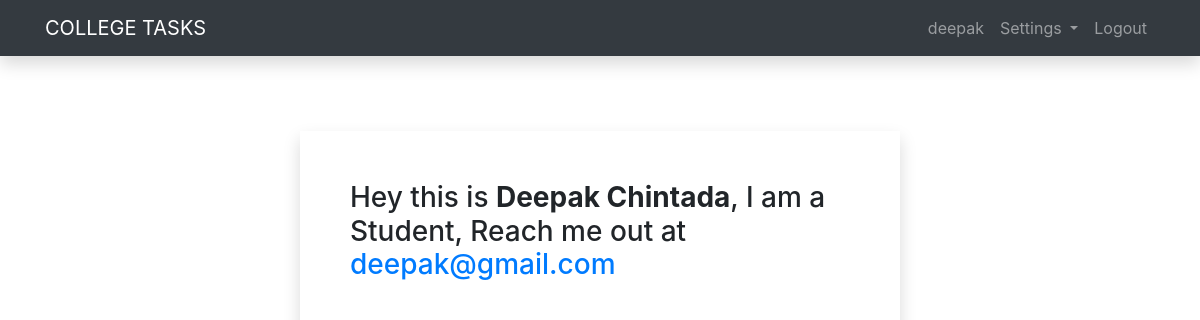
/userProfile (signed in), run on the app's committed database.
### myapp/models.py (models this page shows, shortened)
class Student(models.Model):
	user = models.OneToOneField(User, on_delete = models.CASCADE)
	email = models.EmailField(max_length = 100)
	name = models.CharField(max_length = 50)
	bio = models.CharField(max_length = 200)
	branch = models.CharField(max_length = 20, choices = branches, default = 'CSE')
	year = models.CharField(max_length = 20, choices = yearChoices, default = 'I')
	section = models.CharField(max_length = 20, choices = sectionChoices, default = 'A')

### myapp/views.py (the view)
# urls.py: path('userProfile', views.viewProfile, name = "userProfile"),
def viewProfile(request):
	if request.user.is_superuser:
		userObj = Teacher.objects.filter(user = request.user)
	else:
		userObj = Student.objects.filter(user = request.user)
	for userDetails in userObj.values():
		details = userDetails
	return render(request, 'files/userProfile.html', details)

### myapp/Templates/Files/userProfile.html (shortened to what this page needs)
{% extends "files/header.html" %} {% block title %}College Tasks {% endblock %} {% load static %}
{% block content %}
<div class="container shadow" style="margin : 75px auto; padding: 50px;max-width: 600px">
	<h3>
		{% if name %}
			Hey this is <b>{{ name }}</b>,
		{% endif %}
		{% if bio %}
			{{ bio }},
		{% endif %}
		{% if email %}
			Reach me out at <a href="#">{{ email }}</a>
		{% endif %}
	</h3>
</div>
{% endblock content%}

### myapp/Templates/Files/header.html (shortened to what this page needs)
<!doctype html>
<html lang="en">
  <head>
    <link rel="stylesheet" href="https://stackpath.bootstrapcdn.com/bootstrap/4.5.0/css/bootstrap.min.css">
  </head>
  <body>
    <nav class="navbar navbar-expand-lg navbar-dark bg-dark shadow">
		<div class="container">
			<a class="navbar-brand" href="#">COLLEGE TASKS</a>
			<div class="collapse navbar-collapse" id="navbarSupportedContent">
				<ul class="navbar-nav ml-auto" >
					<li class="nav-item">
						<a class="nav-link" href="/userProfile">{{ request.user }} <span class="sr-only">(current)</span></a>
					</li>
					<li class="nav-item dropdown" >
						<a class="nav-link dropdown-toggle" href="#" id="navbarDropdown" role="button" data-toggle="dropdown" aria-haspopup="true" aria-expanded="false">Settings
						</a>
					</li>
					<li class="nav-item">
						<a class="nav-link" href="/logout">Logout</a>
					</li>
				</ul>
			</div>
		</div>
	</nav>
	<main role = main>
		{% block content%}
		{% endblock content%}
	</main>
  </body>
</html>

### data on the page
Student: name "Deepak Chintada", bio "I am a Student", email "deepak@gmail.com"

### other printed values
{{ request.user }} "deepak"
